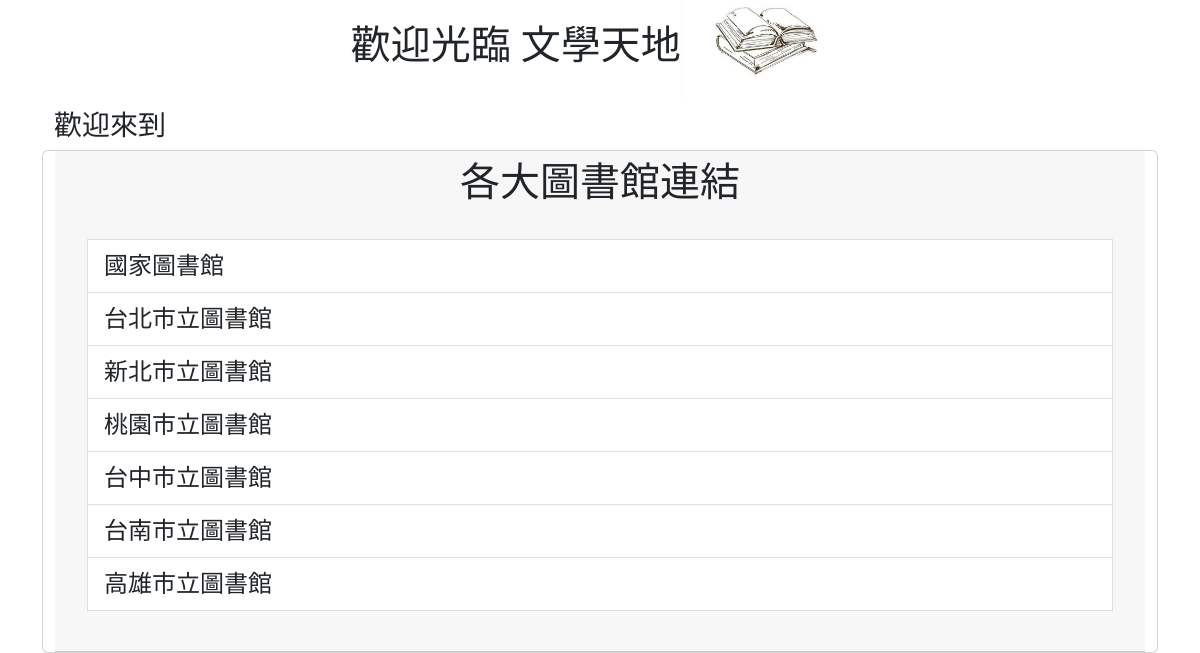
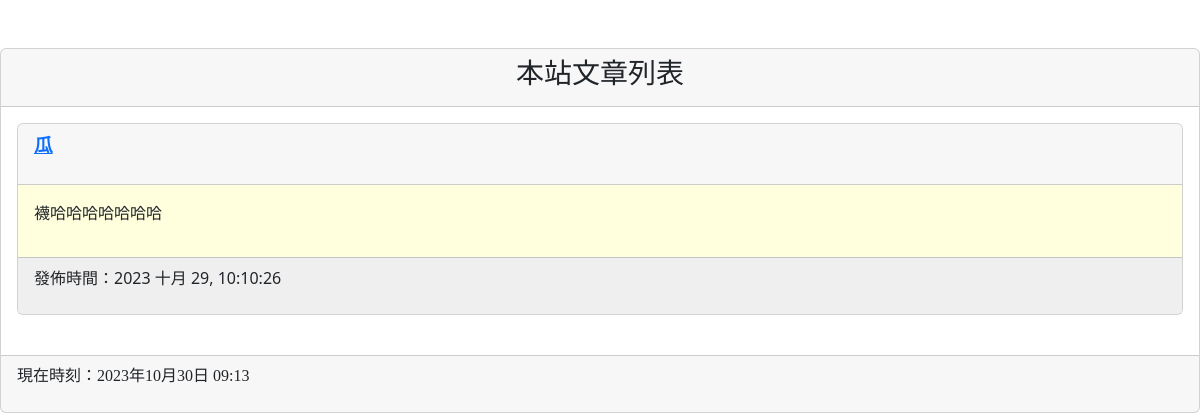
The app's page /, older data (2 pictures, top to bottom).
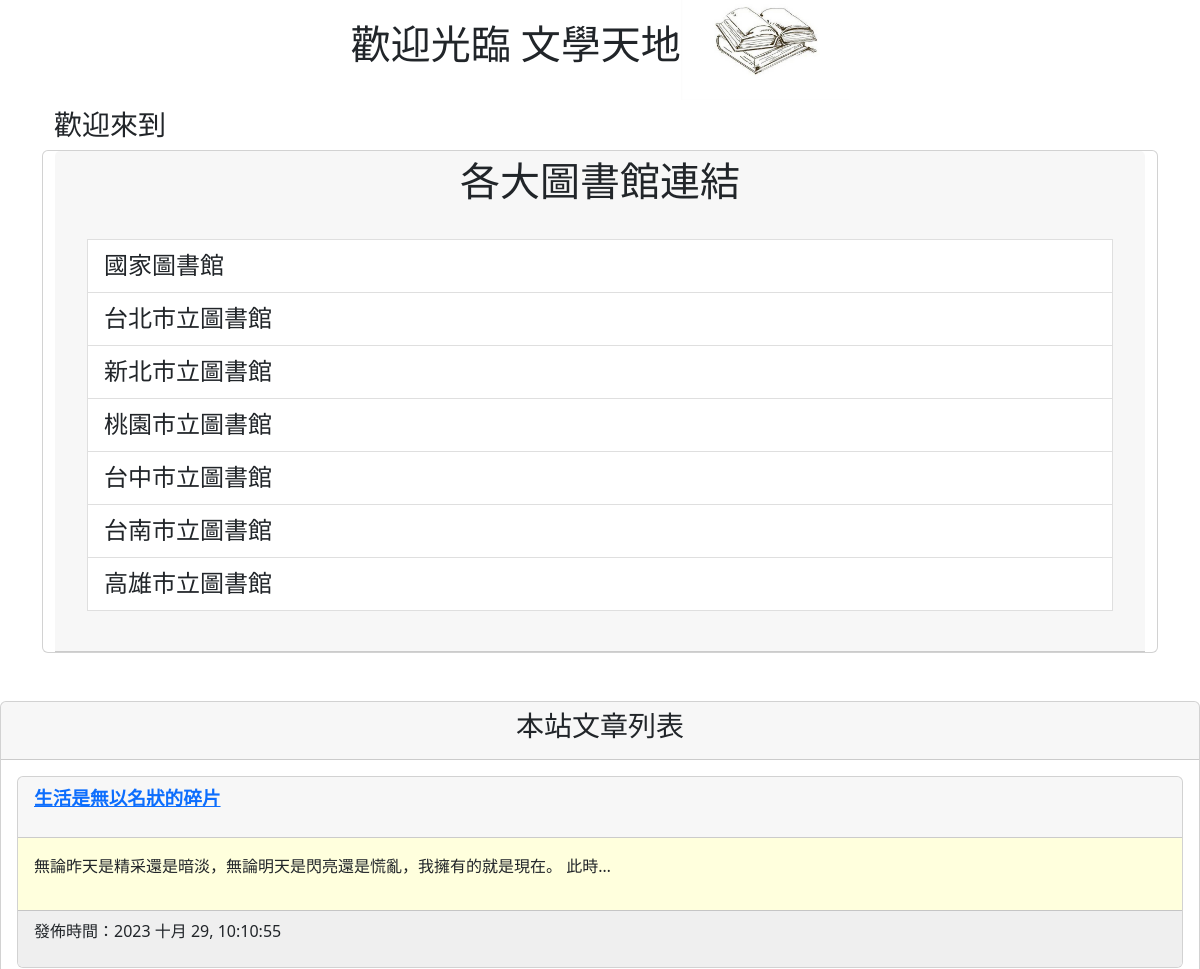
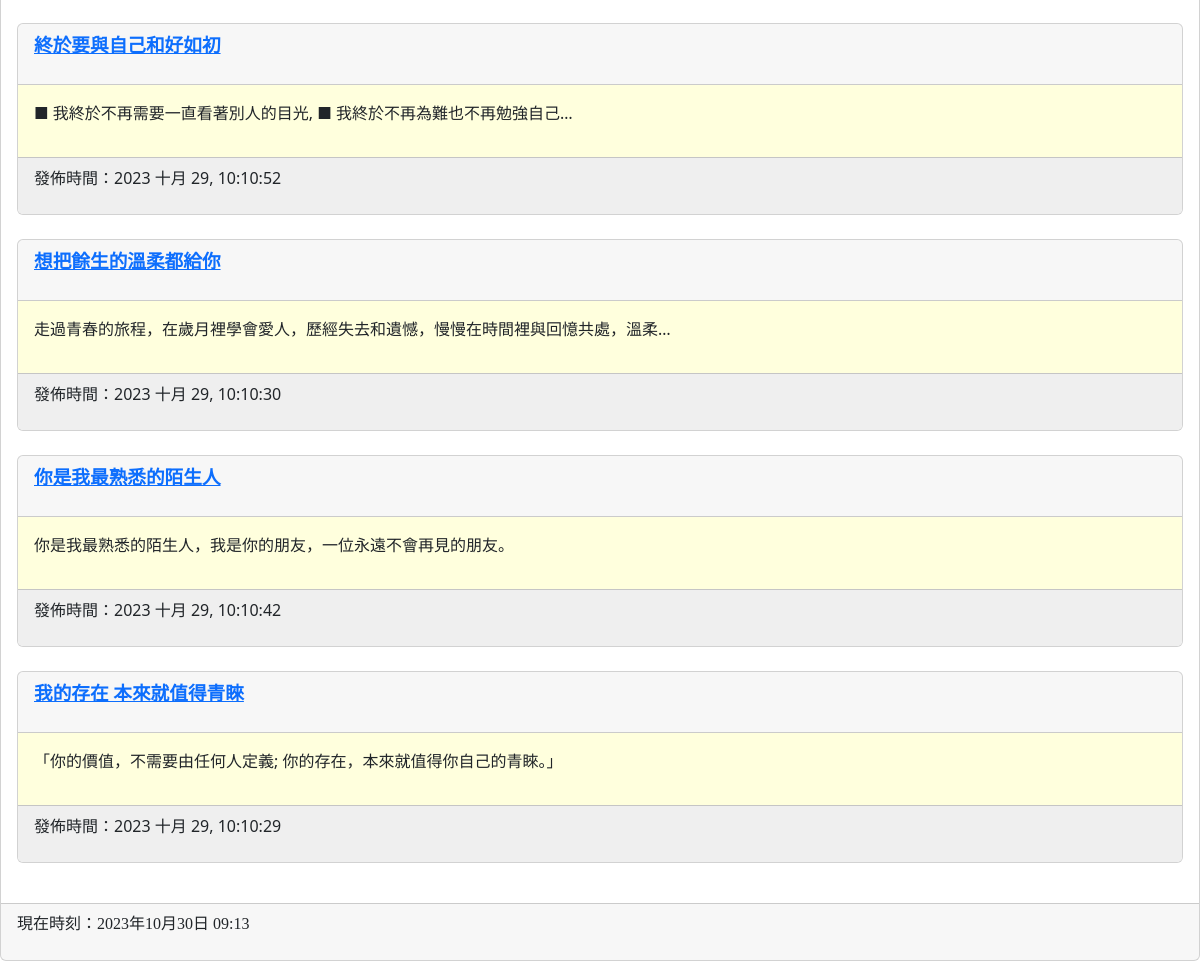
The same page, newer data (2 pictures, top to bottom).
### mysite/models.py (models this page shows, shortened)
class Post(models.Model):
    title = models.CharField(max_length=200)
    slug = models.CharField(max_length=200)
    body = models.TextField()
    pub_date = models.DateTimeField(auto_now_add=True)
    class Meta:
        ordering = ('-pub_date',)

### mysite/views.py (the view)
# urls.py: path('',mv.homepage,name='homepage'),
def homepage(request):
    posts=Post.objects.all()
    now=datetime.now()
    return render(request,'index.html',locals())

### templates/index.html (shortened to what this page needs)
{% extends 'base copy.html' %}
{% block headmessage %}
    <h3 style='font-family:標楷體;'><center>本站文章列表</center></a>
{% endblock %}
{% block content %}
{% for post in posts %}
<div class='card'>
    <div class='card-header'>
        <p style='font-family:標楷體;font-size:14pt;font-weight:bold;'>
            <a href='/post/{{post.slug}}'>{{ post.title }}</a>
        </p>
    </div>
    <div class='card-body' style='background-color:#ffffdd'>
        <p>
           {{ post.body | truncatechars:40 }}
        </p>
    </div>
    <div class='card-footer'  style='background-color:#efefef'>
        <p>
            發佈時間：{{ post.pub_date | date:"Y M d, h:m:s"}}
        </p>
    </div>
</div>
<br>
{% endfor %}
{% endblock %}

### templates/base copy.html (shortened to what this page needs)
<!DOCTYPE html>
<html class="no-js"></html>
<html lang="en"></html>
<head>
    <link href="https://cdn.jsdelivr.net/npm/bootstrap@5.2.2/dist/css/bootstrap.min.css" rel="stylesheet">
</head>
<body>
    <div class="container">
        {% include 'header.html' %}
        <div class="container">
            <h3><MARQUEE>歡迎來到</MARQUEE></h3>
            <div class="row">
                <div class="card">
                   <div class="card-header">
                    <div class="col-sm-30 col-md-30">
                            <h3><center>
                                <p style='font-family:標楷體;font-size:30pt;'>
                                各大圖書館連結
                                </p>
                            </center></h3>
                    <div class="card-body">
                        <div class='list-group'>
                            <p style='font-family:標楷體;font-size:18pt;'>
                                <a href='https://www.ncl.edu.tw/' class='list-group-item'>國家圖書館</a>
                                <a href='https://tpml.gov.taipei/' class='list-group-item'>台北市立圖書館</a>
                                <a href='https://www.library.ntpc.gov.tw/' class='list-group-item'>新北市立圖書館</a>
                                <a href='https://www.typl.gov.tw/zh-tw' class='list-group-item'>桃園市立圖書館</a>
                                <a href='https://www.library.taichung.gov.tw/public/' class='list-group-item'>台中市立圖書館</a>
                                <a href='https://www.tnpl.tn.edu.tw/w5368759830002704284/index' class='list-group-item'>台南市立圖書館</a>
                                <a href='https://www.ksml.edu.tw/' class='list-group-item'>高雄市立圖書館</a>
                            </p>
                        </div>
                    </div>
                </div>
                </div>
            </div>
            </div>
        </div>
    </div>
        <br>
        <br>
            <div class="col-sm-30 col-md-30">
                <div class="card">
                    <div class="card-header">
                        {% block headmessage %}
                        {% endblock %}
                    </div>
                    <div class="card-body">
                        {% block content %} {% endblock %}
                    </div>
                    <div class="card-footer">
                        {% include 'footer.html' %}
                    </div>
                </div>
            </div>
</body>
</html>

### templates/header.html
{% load static %}
<div class='well'>
    <h1 style="font-family:微軟正黑體;"><align="center"><center>歡迎光臨 文學天地</align><img src="{% static "images/70.jpg" %}" height="100"></center></h1>
</div>

### templates/footer.html
{% block footer %}
    {% if now %}
    <p style='font-family:微軟正黑體;'>現在時刻：{{ now }}</p>
    {% else %}
    <p style='font-family:微軟正黑體;'>本文內容取自網路，如有侵權請來信通知下架...</p>
    {% endif %}
{% endblock %}

Row changes from the older to the newer data that the page shows:
removed Post: title "瓜", body "襪哈哈哈哈哈哈哈", pub_date "2023 十月 29, 10:10:26"
added Post: title "生活是無以名狀的碎片", body "無論昨天是精采還是暗淡，無論明天是閃亮還是慌亂，我擁有的就是現在。 此時…", pub_date "2023 十月 29, 10:10:55"
added Post: title "終於要與自己和好如初", body "■ 我終於不再需要一直看著別人的目光, ■ 我終於不再為難也不再勉強自己…", pub_date "2023 十月 29, 10:10:52"
added Post: title "想把餘生的溫柔都給你", body "走過青春的旅程，在歲月裡學會愛人，歷經失去和遺憾，慢慢在時間裡與回憶共處，溫柔…", pub_date "2023 十月 29, 10:10:30"
added Post: title "你是我最熟悉的陌生人", body "你是我最熟悉的陌生人，我是你的朋友，一位永遠不會再見的朋友。", pub_date "2023 十月 29, 10:10:42"
added Post: title "我的存在 本來就值得青睞", body "「你的價值，不需要由任何人定義; 你的存在，本來就值得你自己的青睞。」", pub_date "2023 十月 29, 10:10:29"
